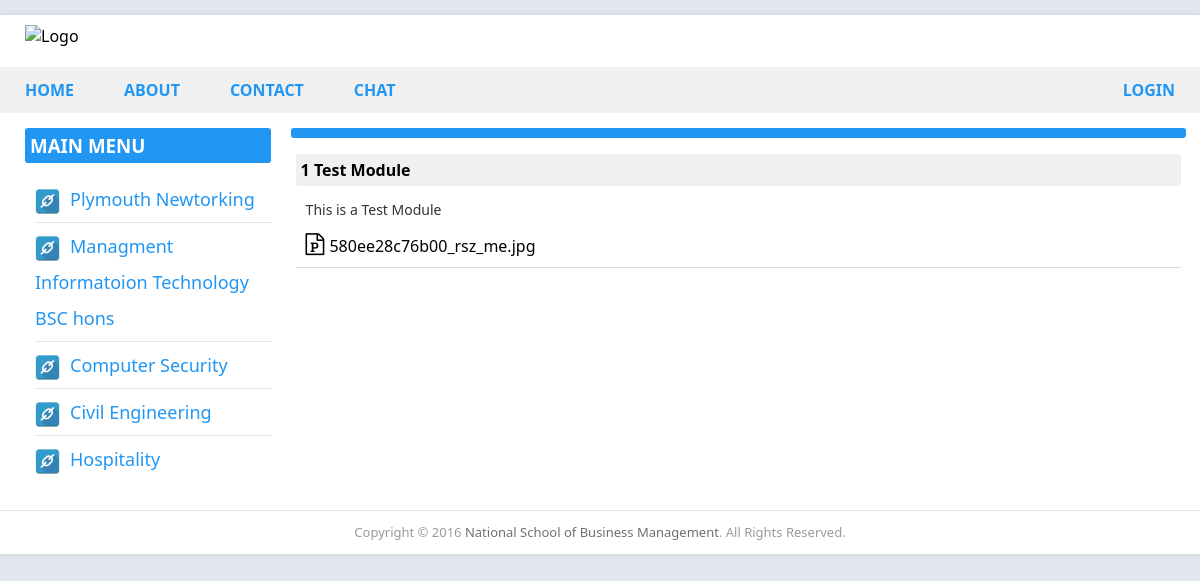
Before: /content.php?id=4 with the older database file.
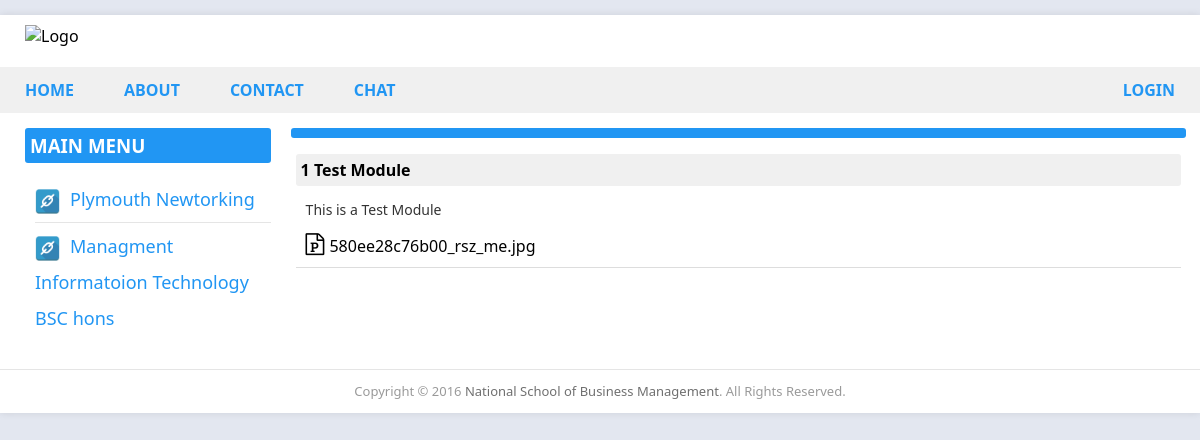
After: the same page with the newer database file.
### tables this page shows
CREATE TABLE `course` (
  `id` int(11) NOT NULL,
  `faculty_id` int(11) NOT NULL,
  `name` varchar(250) NOT NULL,
  `date` datetime NOT NULL DEFAULT CURRENT_TIMESTAMP
);

CREATE TABLE `sub_module` (
  `id` int(11) NOT NULL,
  `module_id` int(11) NOT NULL,
  `name` varchar(250) NOT NULL,
  `description` text NOT NULL,
  `file` varchar(250) NOT NULL,
  `publish` int(11) NOT NULL DEFAULT '1',
  `public` int(11) NOT NULL DEFAULT '1',
  `date` datetime NOT NULL DEFAULT CURRENT_TIMESTAMP
);

### classes/Config.php (called while the page is built)
<?php
class Config {
  public static function get($path = null) {
    if ($path) {
      $config = $GLOBALS['config'];
      $path = explode('/', $path);
      foreach ($path as $value) {
        if(isset($config[$value])){
          $config = $config[$value];
        }
      }
      return $config;
    }
  }
}

### classes/DB.php (called while the page is built, shortened)
<?php
class DB
{
  private static $_instance = null;
  private $_pdo,
          $_query,
          $_error = false,
          $_results,
          $_resultslimit,
          $_count = 0;
  function __construct()
  {
    try {
      $this->_pdo = new PDO('mysql:host=' . Config::get('mysql/host') . ';dbname=' . Config::get('mysql/db'), Config::get('mysql/username'), Config::get('mysql/password'));
    } catch (PDOException $e) {
      die($e->getMessage());
    }
  }
  public static function getInstance() {
    if (!isset(self::$_instance)) {
      self::$_instance = new self();
    }
    return self::$_instance;
  }
  public function query($sql, $params = array()) {
    $this->_error = false;
    if ($this->_query = $this->_pdo->prepare($sql)) {
      $i = 1;
      if (count($params)) {
        foreach ($params as $param) {
          $this->_query->bindValue($i, $param);
          $i++;
        }
      }
      if($this->_query->execute()) {
          $this->_results = $this->_query->fetchAll(PDO::FETCH_OBJ);
          $this->_count = $this->_query->rowCount();
      }else {
        $this->_error = true;
      }
    }
    return $this;
  }
  private function action($action, $table, $where = array()) {
    if (count($where) === 3) {
      $operators = array('=', '>', '<', '>=', '<=', 'like', 'in');
      $field  = $where[0];
      $operator = $where[1];
      $value = $where[2];
      if (in_array($operator, $operators)) {
        $sql = "{$action} FROM {$table} WHERE {$field} {$operator} ?";
        if (!$this->query($sql, array($value))->error()) {
          return $this;
        }
      }
    }
    return false;
  }
  public function get($table, $where=array()) {
    return $this->action('SELECT *', $table, $where);
  }
  public function error() {
    return $this->_error;
  }
  public function count() {
    return $this->_count;
  }
  public function results() {
    return $this->_results;
  }
  public function first() {
    return $this->_results[0];
  }
  public function limitTo($rows) {
    $_resultslimits = array();
    if ($this->_count > $rows) {
      for ($i=0; $i < $rows; $i++) {
        $_resultslimits[$i] = $this->_results[$i];
      }
    }else {
      for ($i=0; $i < $this->_count; $i++) {
        $_resultslimits[$i] = $this->_results[$i];
      }
    }
    return $_resultslimits;
  }
}

### core/init.php (called while the page is built, shortened)
<?php
$db = DB::getInstance();

### classes/Input.php (called while the page is built, shortened)
<?php
class Input
{
	public static function get($item){
		if (isset($_POST[$item])) {
			return $_POST[$item];
		}elseif (isset($_GET[$item])) {
			return $_GET[$item];
		}
		return '';
	}
}

### content.php (the view, shortened to what this page needs)
<?php require_once 'student/header.php';
$id = (int) Input::get('id');
$data = $db->get('module', ['id', '=', $id])->first();
$subModule = $db->get('sub_module', ['module_id', '=', $data->id])->results();
?>
<div class="row">
	<div class="column column-3">
		<?php require_once 'student/sidebar.php' ?>
	</div>
	<div class="column column-9 main">
	 <h3 class="group-title blue-b capitalize">
	 </h3>
	 <section class="main">
	 <?php $i = 1; foreach ($subModule as $sub) : ?>
	   <div class="topic-group">
	   	<h4 class="topic-title">
			<?php echo $i . " " . $sub->name; ?>
	   	</h4>
	   		<p class="topic-des">
			<?php echo $sub->description; ?>
			</p>
	   		<div class="topic">
				<i class="fa fa-file-powerpoint-o" aria-hidden="true"></i><a href="download.php?id=<?php echo $sub->id; ?>"><?php echo $sub->file; ?></a>
				<br>
	   		</div>
		<?php $i++; endforeach; ?>
	 </section>
	</div>
</div>
<?php require_once 'student/footer.php' ?>

### student/sidebar.php
<aside class="sidebar">
	<h3 class="group-title blue-b">Main Menu</h3>
	<ul class="main-menu">
		<?php
			$course = $db->query("SELECT  * FROM course")->limitTo(5);
			foreach ($course as $c) :
		?>
			<li><img src="<?php echo ROOT . 'assets/images/menu-icon.png'; ?>"><a href="category.php?id=<?php   ?>"><?php echo $c->name; ?></a></li>
		<?php endforeach; ?>
	</ul>
</aside>

Changed rows visible on the page:
removed course: name "Computer Security"
removed course: name "Civil Engineering"
removed course: name "Hospitality"
